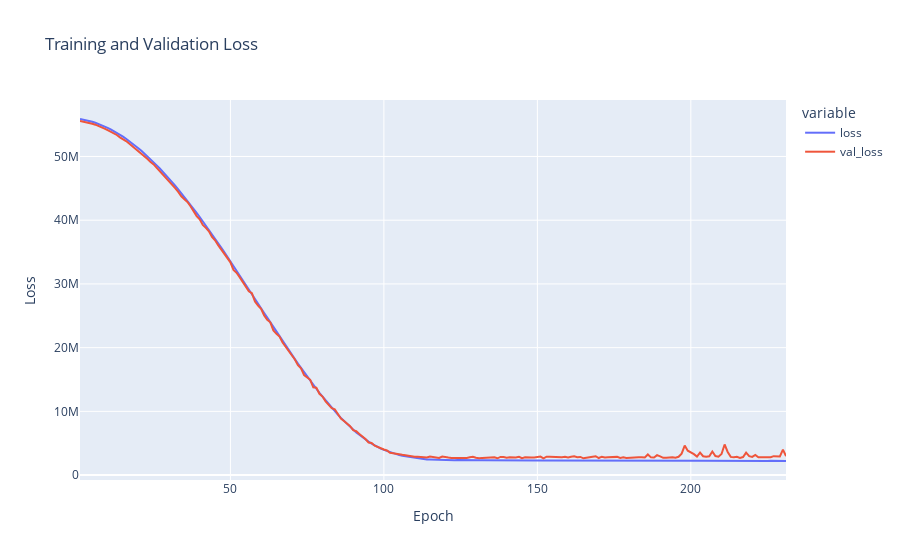
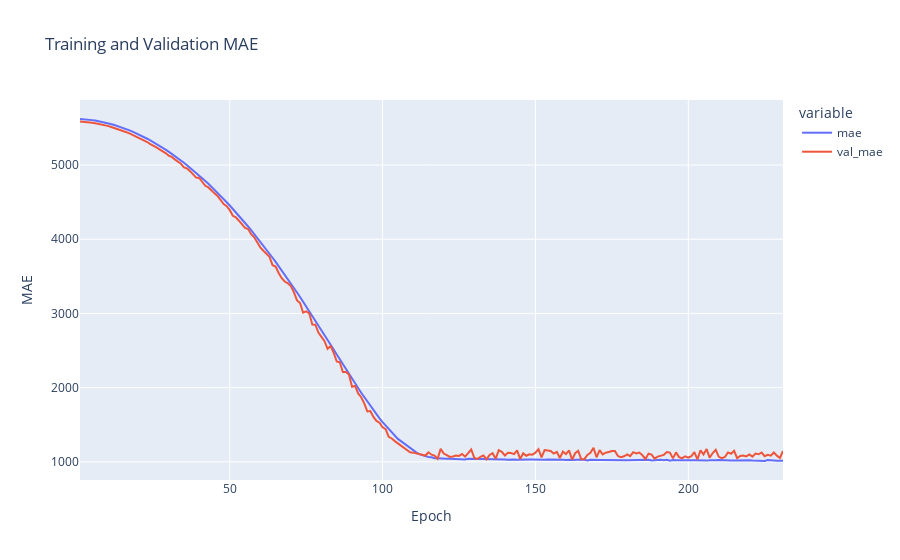

Write notebook code for charts like these, in order.
### Code cell
import plotly.express as px
import pandas as pd

# create a dataframe with the training history
df_graph = pd.DataFrame(history.history)

# create line charts for loss and MAE
fig = px.line(df_graph, x=df_graph.index+1, y=['loss', 'val_loss'], labels={'x':'Epoch', 'value':'Loss'},
              title='Training and Validation Loss')
fig.update_traces(mode='lines')
fig.show()

fig = px.line(df_graph, x=df_graph.index+1, y=['mae', 'val_mae'], labels={'x':'Epoch', 'value':'MAE'},
              title='Training and Validation MAE')
fig.update_traces(mode='lines')
fig.show()

### Figure 1 — Plotly figure (JSON) as saved in the notebook; plotly's stock layout.template omitted (floating-point values rounded to 4 significant figures; data arrays with more than 128 entries replaced by an {"elided": "..."} marker saying what was removed)
{"data": [{"hovertemplate": "variable=loss<br>Epoch=%{x}<br>Loss=%{y}<extra></extra>", "legendgroup": "loss", "line": {"color": "#636efa", "dash": "solid"}, "marker": {"symbol": "circle"}, "mode": "lines", "name": "loss", "orientation": "v", "showlegend": true, "type": "scatter", "x": {"elided": "231 int values"}, "xaxis": "x", "y": {"elided": "231 float values"}, "yaxis": "y"}, {"hovertemplate": "variable=val_loss<br>Epoch=%{x}<br>Loss=%{y}<extra></extra>", "legendgroup": "val_loss", "line": {"color": "#EF553B", "dash": "solid"}, "marker": {"symbol": "circle"}, "mode": "lines", "name": "val_loss", "orientation": "v", "showlegend": true, "type": "scatter", "x": {"elided": "231 int values"}, "xaxis": "x", "y": {"elided": "231 float values"}, "yaxis": "y"}], "layout": {"legend": {"title": {"text": "variable"}, "tracegroupgap": 0}, "title": {"text": "Training and Validation Loss"}, "xaxis": {"anchor": "y", "domain": [0, 1], "title": {"text": "Epoch"}}, "yaxis": {"anchor": "x", "domain": [0, 1], "title": {"text": "Loss"}}}}

### Figure 2 — Plotly figure (JSON) as saved in the notebook; plotly's stock layout.template omitted (floating-point values rounded to 4 significant figures; data arrays with more than 128 entries replaced by an {"elided": "..."} marker saying what was removed)
{"data": [{"hovertemplate": "variable=mae<br>Epoch=%{x}<br>MAE=%{y}<extra></extra>", "legendgroup": "mae", "line": {"color": "#636efa", "dash": "solid"}, "marker": {"symbol": "circle"}, "mode": "lines", "name": "mae", "orientation": "v", "showlegend": true, "type": "scatter", "x": {"elided": "231 int values"}, "xaxis": "x", "y": {"elided": "231 float values"}, "yaxis": "y"}, {"hovertemplate": "variable=val_mae<br>Epoch=%{x}<br>MAE=%{y}<extra></extra>", "legendgroup": "val_mae", "line": {"color": "#EF553B", "dash": "solid"}, "marker": {"symbol": "circle"}, "mode": "lines", "name": "val_mae", "orientation": "v", "showlegend": true, "type": "scatter", "x": {"elided": "231 int values"}, "xaxis": "x", "y": {"elided": "231 float values"}, "yaxis": "y"}], "layout": {"legend": {"title": {"text": "variable"}, "tracegroupgap": 0}, "title": {"text": "Training and Validation MAE"}, "xaxis": {"anchor": "y", "domain": [0, 1], "title": {"text": "Epoch"}}, "yaxis": {"anchor": "x", "domain": [0, 1], "title": {"text": "MAE"}}}}
